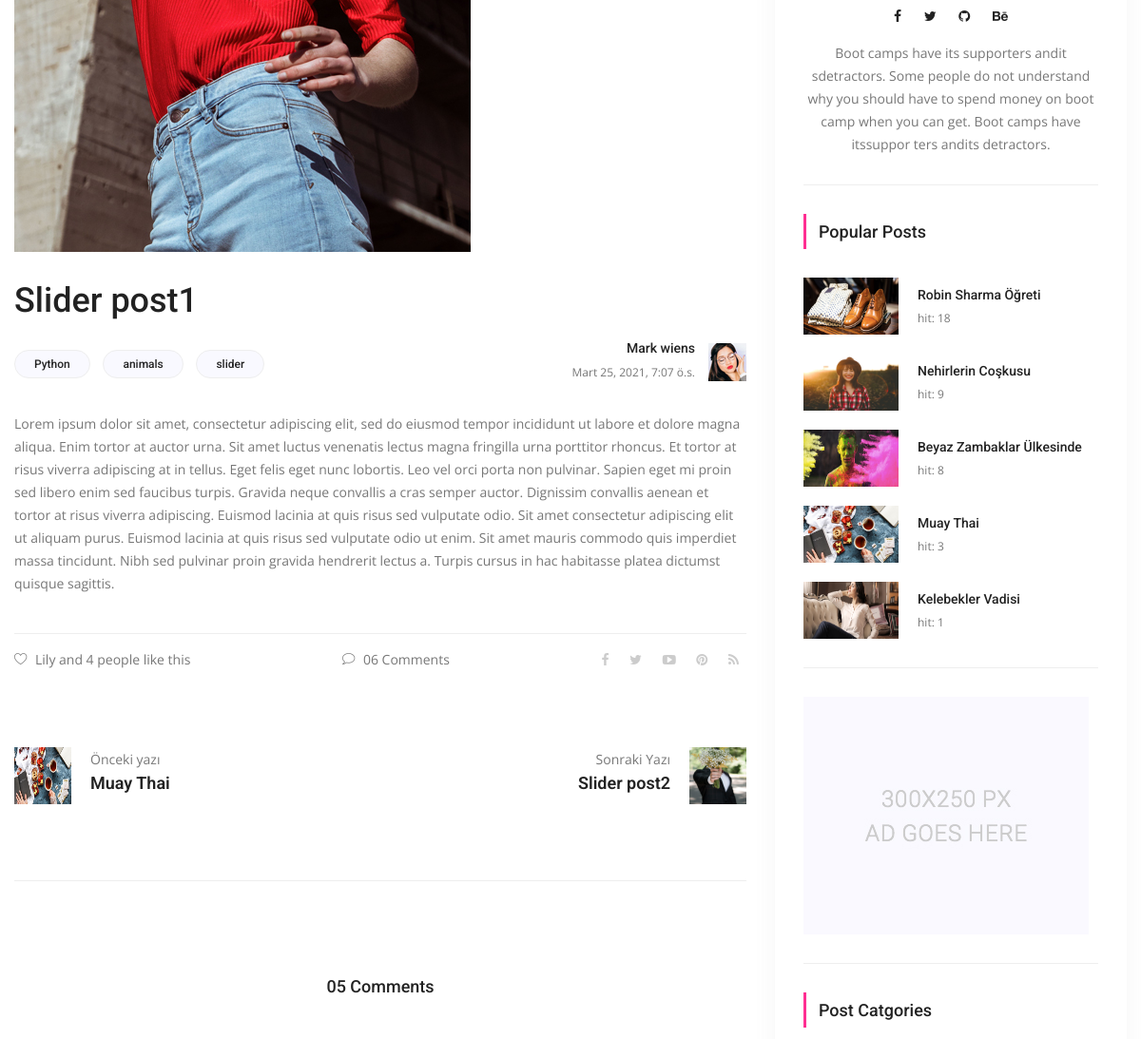
Page /detail/10/slider-post1 (middle part) on the earlier database version.
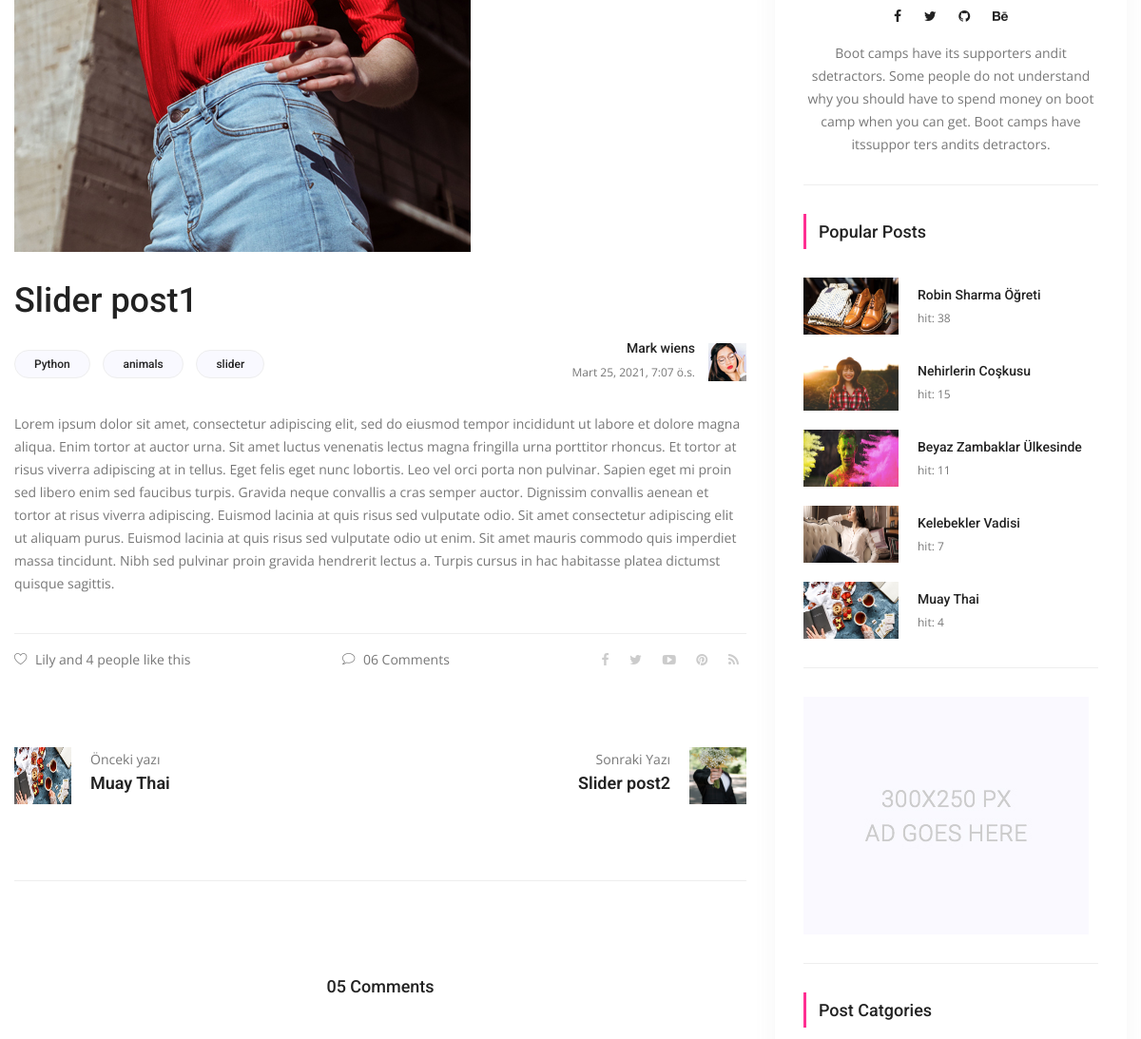
Same page on the later database version.
### posts/models.py (models this page shows, shortened)
class Tag(models.Model):
    title = models.CharField(max_length = 50)
    slug = models.SlugField(editable = False )
    def __str__(self):
        return self.title

class Post(models.Model):
    title = models.CharField(max_length=150)
    content = models.TextField()
    publishing_date = models.DateTimeField(auto_now_add=True)
    image = models.ImageField(null=True,blank=True, upload_to='resimler/',default="resimler/sean-o-KMn4VEeEPR8-unsplash.jpg")
    user = models.ForeignKey(settings.AUTH_USER_MODEL, on_delete=models.CASCADE, default=1)#ForeignKey -> 1'e çok yani, 1 kullanıcı bir sürü yazı ekleyebilir ilişkisi
    slug = models.SlugField(default="slug", editable=False)
    category = models.ForeignKey(Category,on_delete=models.CASCADE, default=1, related_name="posts")#1 Category'nin ->BİR SÜRÜ POSTU OLABİLİR , category -> one, Post Many
    tag = models.ManyToManyField(Tag,related_name="posts", blank=True)
    slider_post = models.BooleanField(default=False)
    hit=models.PositiveIntegerField(default=0)
    """
   1 user -> Bir sürü yazısı olabilir, fakat 1 yazının(Aynı yazı) bir sürü useri olamaz :ForeignKey
    1 etiket bir çok posta ait olabilir, aynı zamanda o yazıda bir çok etikete sahip olabilir:ManyToMany
    """

### posts/views.py (the view)
# urls.py: path('detail/<int:pk>/<slug:slug>',PostDetail.as_view(), name='detail'),
class PostDetail(DetailView):
    template_name='posts/detail.html'
    model = Post
    context_object_name = 'single'
    def get(self, request, *args, **kwargs):
        self.hit = Post.objects.filter(id=self.kwargs['pk']).update(hit=F('hit')+1)
        return super(PostDetail, self).get(request, *args, **kwargs)
    def get_context_data(self, **kwargs):
        context= super(PostDetail, self).get_context_data(**kwargs)
        context['previous'] = Post.objects.filter(id__lt=self.kwargs['pk']).order_by('-pk').first()#lt ->less then
        context['next'] =Post.objects.filter(id__gt=self.kwargs['pk']).order_by('pk').first()
        return context

### posts/models.py (called while the page is built)
    def post_count(self):
        return self.posts.all().count() #posts -> related_name="posts" dan geliyor..

### posts/templatetags/custom_tags.py (called while the page is built)
@register.simple_tag(name="categories")
def all_categories():
    return Category.objects.all()

@register.simple_tag(name="tags")
def all_tags():
    return Tag.objects.all()

@register.simple_tag(name="hit_posts")
def hit_posts():
    return Post.objects.order_by('-hit')[:5] # 5 tane post gösterir.

### templates/posts/detail.html (shortened to what the changed rows need)
{% extends 'base.html' %}
{% load static %}
{% block content %}
        <section class="blog_area p_120 single-post-area">
            <div class="container">
                <div class="row">
                    <div class="col-lg-8">
       					<div class="main_blog_details">
       						<div class="user_details">
       							<div class="float-left">
                                    {% for tag in single.tag.all %}
       								<a href="{% url 'tag_detail' slug=tag.slug %}">{{ tag.title }}</a>
                                    {% endfor %}
       							</div>
       						</div>
       					</div>
       					<div class="navigation-area">
                            <div class="row">
                                {% if previous %}
                                <div class="col-lg-6 col-md-6 col-12 nav-left flex-row d-flex justify-content-start align-items-center">
                                    <div class="thumb">
                                        <a href="{% url 'detail' previous.pk previous.slug %}"><img class="img-fluid" src="{{ previous.image.url }}" alt="" style="width:60px;height:60px;"></a>
                                    </div>
                                    <div class="arrow">
                                        <a href="{% url 'detail' previous.pk previous.slug %}"></a>
                                    </div>
                                    <div class="detials">
                                        <p>Önceki yazı</p>
                                        <a href="{% url 'detail' previous.pk previous.slug %}"><h4>{{ previous.title }}</h4></a>
                                    </div>
                                </div>
                                {% else %}
                                  <div class="col-lg-6 col-md-6 col-12 nav-left flex-row d-flex justify-content-start align-items-center">
                                    <div class="detials">
                                        <a href="#"><h4>Geride yazı yok</h4></a>
                                    </div>
                                </div>
                                {% endif %}
                            </div>
                        </div>
        			</div>
                    {% include 'right_side.html' %}
                </div>
            </div>
        </section>
{% endblock %}

### templates/right_side.html (shortened to what this page needs)
{% load static %}
{% load custom_tags %}
  <div class="col-lg-4">
            <div class="blog_right_sidebar">
                <aside class="single_sidebar_widget author_widget">
                    <div class="social_icon">
                        <a href="#"><i class="fa fa-facebook"></i></a>
                        <a href="#"><i class="fa fa-twitter"></i></a>
                        <a href="#"><i class="fa fa-github"></i></a>
                        <a href="#"><i class="fa fa-behance"></i></a>
                    </div>
                    <p>Boot camps have its supporters andit sdetractors. Some people do not understand why you should have to spend money on boot camp when you can get. Boot camps have itssuppor ters andits detractors.</p>
                    <div class="br"></div>
                </aside>
                <aside class="single_sidebar_widget popular_post_widget">
                    <h3 class="widget_title">Popular Posts</h3>
                    {% hit_posts as posts %}
                    {% for post in posts %}
                        <div class="media post_item">
                        <img src="{{ post.image.url }}" alt="post" style="width:100px;height:60px;">
                        <div class="media-body">
                            <a href="{% url 'detail'  post.id post.slug %}"><h3>{{ post.title }}</h3></a>
                            <p>hit: {{ post.hit }}</p>
                        </div>
                    </div>
                    {% endfor %}
                    <div class="br"></div>
                </aside>
                <aside class="single_sidebar_widget">
                    <a href="#"><img class="img-fluid" src="{% static "img/blog/add.jpg" %}" alt=""></a>
                    <div class="br"></div>
                </aside>
                <aside class="single_sidebar_widget post_category_widget">
                    <h4 class="widget_title">Post Catgories</h4>
                </aside>
            </div>
        </div>

Differences in the rows shown:
changed Post "Muay Thai": hit "3" → "4"
changed Post "Robin Sharma Öğreti": hit "18" → "38"
changed Post "Nehirlerin Coşkusu": hit "9" → "15"
changed Post "Beyaz Zambaklar Ülkesinde": hit "8" → "11"
changed Post "Kelebekler Vadisi": hit "1" → "7"; moves up the list
